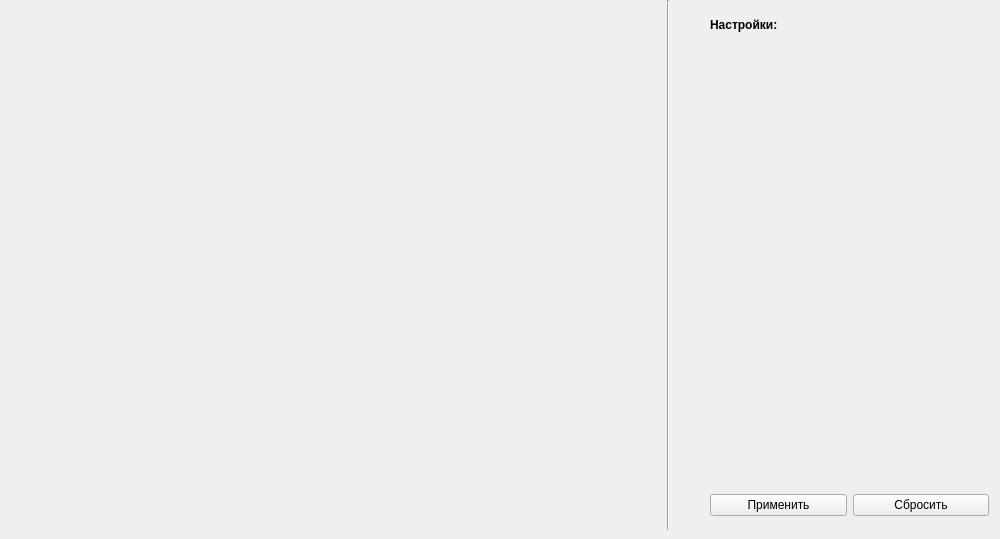
      <widget class="QWidget" name="tab_8">
       <attribute name="title">
        <string>Контурирование</string>
       </attribute>
       <widget class="QLabel" name="label_17">
        <property name="geometry">
         <rect>
          <x>710</x>
          <y>10</y>
          <width>279</width>
          <height>29</height>
         </rect>
        </property>
        <property name="font">
         <font>
          <weight>75</weight>
          <bold>true</bold>
         </font>
        </property>
        <property name="text">
         <string>Настройки:</string>
        </property>
       </widget>
       <widget class="QWidget" name="horizontalLayoutWidget_13">
        <property name="geometry">
         <rect>
          <x>710</x>
          <y>490</y>
          <width>279</width>
          <height>30</height>
         </rect>
        </property>
        <layout class="QHBoxLayout" name="horizontalLayout_17">
         <item>
          <widget class="QPushButton" name="pushButton_9">
           <property name="text">
            <string>Применить</string>
           </property>
          </widget>
         </item>
         <item>
          <widget class="QPushButton" name="pushButton_10">
           <property name="text">
            <string>Сбросить</string>
           </property>
          </widget>
         </item>
        </layout>
       </widget>
       <widget class="QWidget" name="verticalLayoutWidget_5">
        <property name="geometry">
         <rect>
          <x>710</x>
          <y>50</y>
          <width>281</width>
          <height>111</height>
         </rect>
        </property>
        <layout class="QVBoxLayout" name="verticalLayout_5"/>
       </widget>
       <widget class="Line" name="line_5">
        <property name="geometry">
         <rect>
          <x>660</x>
          <y>0</y>
          <width>16</width>
          <height>530</height>
         </rect>
        </property>
        <property name="orientation">
         <enum>Qt::Vertical</enum>
        </property>
       </widget>
       <widget class="QWidget" name="horizontalLayoutWidget_10">
        <property name="geometry">
         <rect>
          <x>10</x>
          <y>10</y>
          <width>640</width>
          <height>510</height>
         </rect>
        </property>
        <layout class="QHBoxLayout" name="horizontalLayout_14"/>
       </widget>
      </widget>
